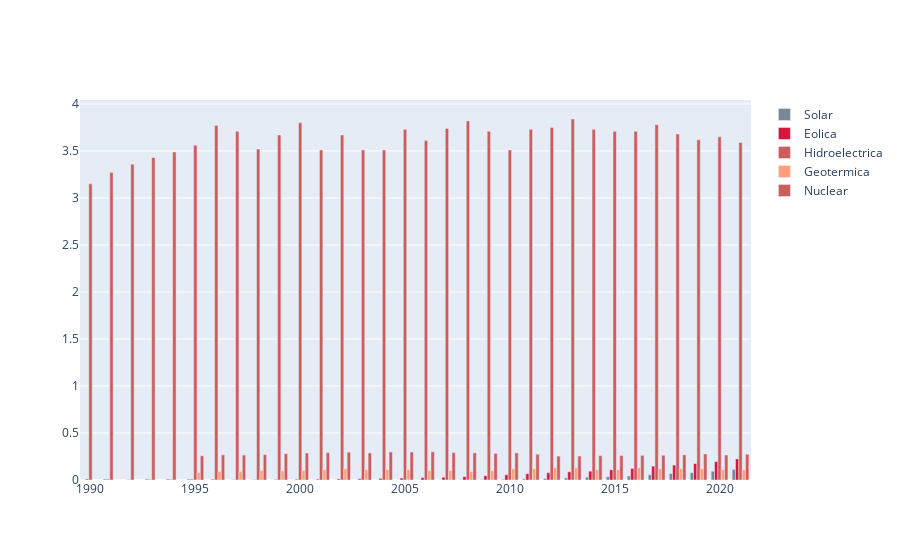

Notebook code cell kept with this figure:
### Code cell
fig = go.Figure()
fig.add_trace(go.Bar(
x=pais_lim1.index,
y=pais_lim1['Consumo_solar'],
name='Solar',
marker_color= 'lightslategray'
    ))
fig.add_trace(go.Bar(
x=pais_lim1.index,
y=pais_lim1['Consumo_Eolica'],
name='Eolica',
marker_color='crimson'
    ))
fig.add_trace(go.Bar(
x=pais_lim1.index,
y=pais_lim1['Consumo_Hidroelectrica'],
name='Hidroelectrica',
marker_color='indianred'
    ))
fig.add_trace(go.Bar(
x=pais_lim2.index,
y=pais_lim2['Consumo_Geotermica'],
name='Geotermica',
marker_color='lightsalmon'
    ))
fig.add_trace(go.Bar(
x=pais_lim2.index,
y=pais_lim2['Consumo_Nuclear'],
name='Nuclear',
marker_color='indianred'
    ))
fig.show()
